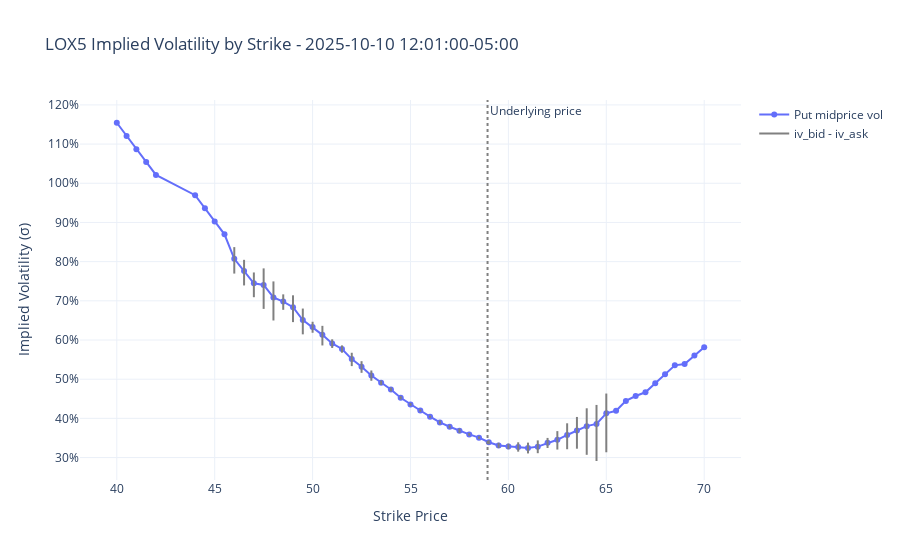

Write notebook code for a chart like this one.
### Markdown cell above
### Bid/ask range of vols: Puts

### Code cell
fig = go.Figure()
add_vol_plot(
    fig=fig,
    vol_df=put_options,
    name="Put midprice vol",
    y_col="iv_midprice",
    strike_range=near_atm,
)
add_vol_range(fig, vol_df=put_options, strike_range=near_atm)
add_underlying(fig=fig, underlying_price=underlying_price)
layout_vol(fig=fig, label=option_label, detail=end)
fig.show()

### Figure 1 — Plotly figure (JSON) as saved in the notebook; plotly's stock layout.template omitted (floating-point values rounded to 4 significant figures; data arrays with more than 128 entries replaced by an {"elided": "..."} marker saying what was removed)
{"data": [{"mode": "lines+markers", "name": "Put midprice vol", "x": [40.0, 40.5, 41.0, 41.5, 42.0, 44.0, 44.5, 45.0, 45.5, 46.0, 46.5, 47.0, 47.5, 48.0, 48.5, 49.0, 49.5, 50.0, 50.5, 51.0, 51.5, 52.0, 52.5, 53.0, 53.5, 54.0, 54.5, 55.0, 55.5, 56.0, 56.5, 57.0, 57.5, 58.0, 58.5, 59.0, 59.5, 60.0, 60.5, 61.0, 61.5, 62.0, 62.5, 63.0, 63.5, 64.0, 64.5, 65.0, 65.5, 66.0, 66.5, 67.0, 67.5, 68.0, 68.5, 69.0, 69.5, 70.0], "y": [1.154, 1.121, 1.087, 1.054, 1.021, 0.9695, 0.936, 0.9027, 0.8698, 0.8073, 0.7758, 0.7446, 0.7404, 0.7086, 0.6981, 0.6837, 0.651, 0.6332, 0.6131, 0.5911, 0.5771, 0.5512, 0.5317, 0.5095, 0.4909, 0.4738, 0.4527, 0.4356, 0.4201, 0.4044, 0.3897, 0.3785, 0.3683, 0.359, 0.3508, 0.339, 0.331, 0.3284, 0.3271, 0.3245, 0.3279, 0.3376, 0.3454, 0.3576, 0.3688, 0.3802, 0.3858, 0.4128, 0.4193, 0.4445, 0.457, 0.4666, 0.4898, 0.5127, 0.5353, 0.5386, 0.5602, 0.5816], "type": "scatter"}, {"line": {"color": "gray", "width": 2}, "mode": "lines", "name": "iv_bid - iv_ask", "x": {"elided": "174 float values"}, "y": {"elided": "174 float values"}, "type": "scatter"}], "layout": {"shapes": [{"line": {"color": "gray", "dash": "dot"}, "type": "line", "x0": 58.94, "x1": 58.94, "xref": "x", "y0": 0, "y1": 1, "yref": "y domain"}], "annotations": [{"showarrow": false, "text": "Underlying price", "x": 58.94, "xanchor": "left", "xref": "x", "y": 1, "yanchor": "top", "yref": "y domain"}], "title": {"text": "LOX5 Implied Volatility by Strike - 2025-10-10 12:01:00-05:00"}, "xaxis": {"title": {"text": "Strike Price"}}, "yaxis": {"title": {"text": "Implied Volatility (σ)"}, "tickformat": ".0%"}}}
